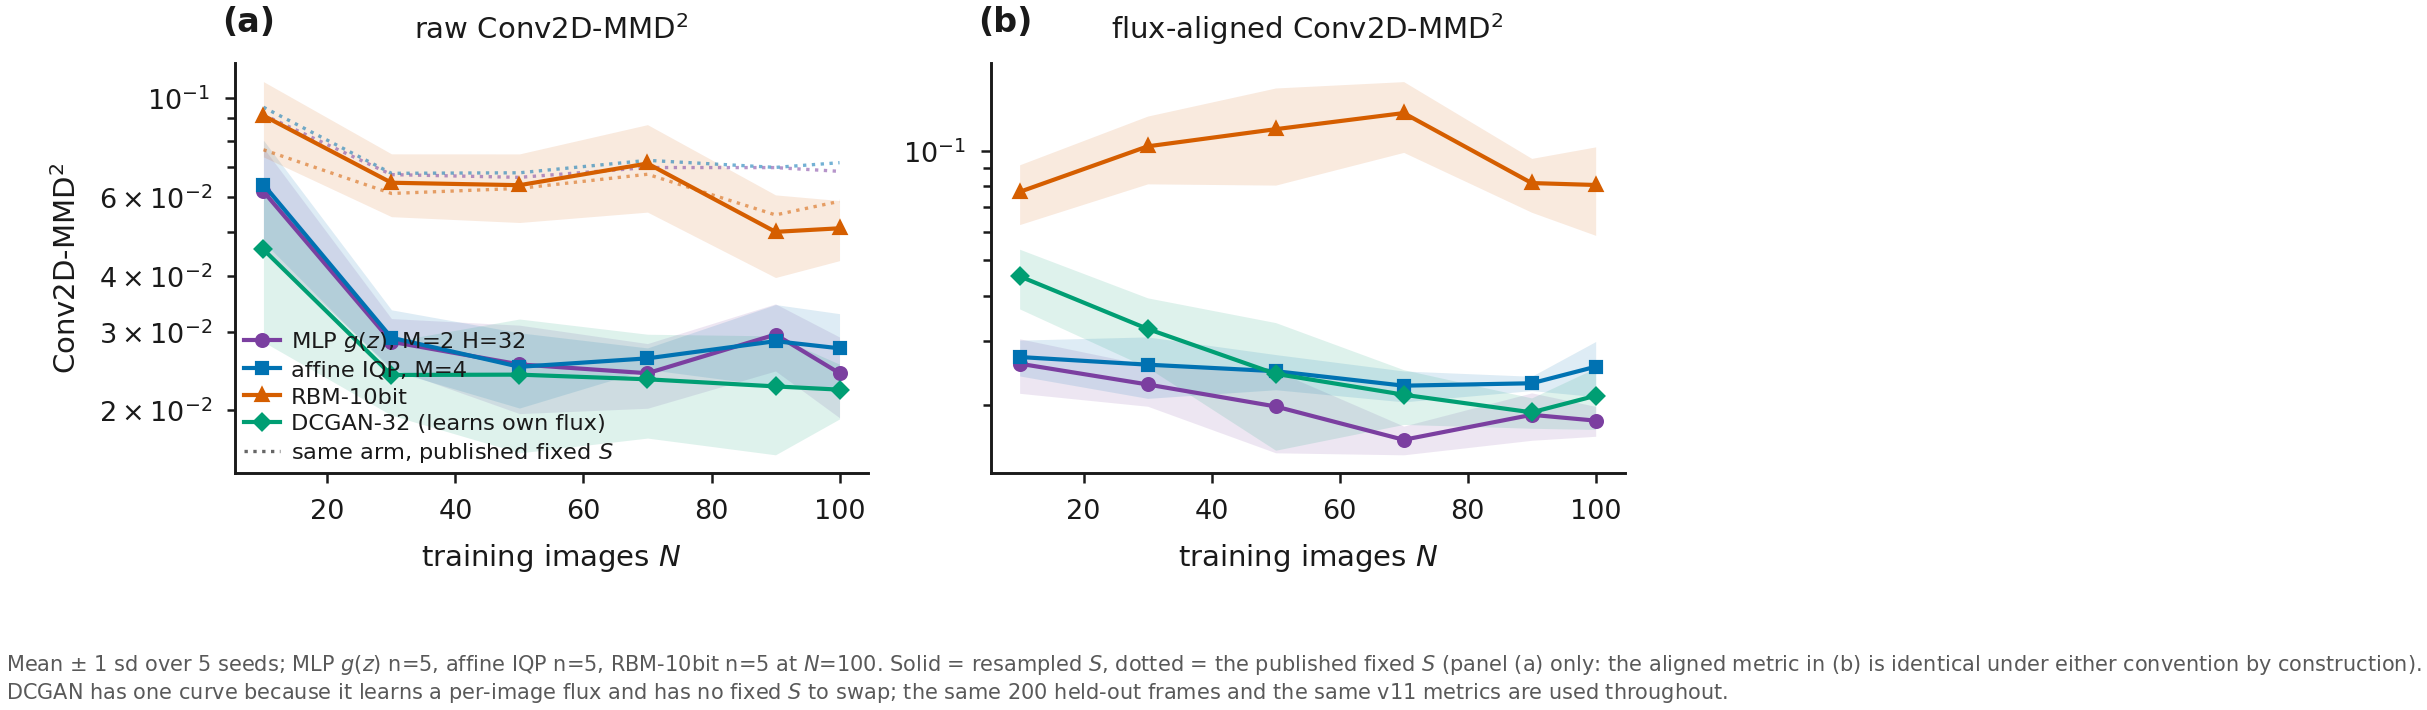

Write Python code to recreate this figure.
# -*- coding: utf-8 -*-
"""figA_scaling_v12 -- data scaling, v12: four arms, raw and flux-aligned in separate panels.

Curves: the MLP latent map (H = 32, M = 2, flat MMD), the published affine IQP arm
(M = 4, flat MMD), the RBM, and the DCGAN.  The first three are drawn under the RESAMPLED-S
convention (results_v12_fluxres.jsonl); their fixed-S curves are drawn faintly behind so the
size of the convention change is visible rather than asserted.

DCGAN is the exception and is labelled as such on the figure: it learns a per-image flux, so
it has no fixed S to swap and only one curve exists for it.

Python 3.9 compatible.
"""
from __future__ import annotations

import os
import sys

import numpy as np
import matplotlib.pyplot as plt
from matplotlib.lines import Line2D

sys.path.insert(0, os.path.dirname(os.path.abspath(__file__)))
from _mlpsuite_common import (EXP, COLOURS, read, mean_sd, save, tidy,
                              TEXTWIDTH)                                 # noqa: E402

FLUX = os.path.join(EXP, "results_v12_fluxres.jsonl")
SCALE = os.path.join(EXP, "results_seeds_scaling_v11.jsonl")
NS = (10, 30, 50, 70, 90, 100)

SERIES = [("MLP $g(z)$, M=2 H=32", "IQP-mlpH32-M2-MMDflat-resample", COLOURS["mlp"], "o"),
          ("affine IQP, M=4", "IQP-affine-M4-MMDflat-resample", COLOURS["affine"], "s"),
          ("RBM-10bit", "RBM-10bit", COLOURS["rbm"], "^")]


def curve(rows, arm, key, mode=None):
    xs, mu, sd = [], [], []
    for n in NS:
        vals = [r.get(key) for r in rows
                if r.get("arm") == arm and int(r.get("n_train", -1)) == n
                and r.get("class_name") is None
                and (mode is None or r.get("flux_mode") == mode)]
        m, s, k = mean_sd(vals)
        if k:
            xs.append(n); mu.append(m); sd.append(s)
    return np.asarray(xs), np.asarray(mu), np.asarray(sd)


def main():
    flux = read(FLUX)
    if not flux:
        raise SystemExit("figA_scaling_v12: %s missing -- run evaluate_v12_flux.py" % FLUX)
    pub = read(SCALE)

    fig, axes = plt.subplots(1, 2, figsize=(TEXTWIDTH, 2.15), sharex=True)
    counts = []
    for ax, key, title in ((axes[0], "conv_mmd2", "raw Conv2D-MMD$^2$"),
                           (axes[1], "conv_mmd2_aligned", "flux-aligned Conv2D-MMD$^2$")):
        for label, arm, col, mk in SERIES:
            xf, mf, _sf = curve(flux, arm, key, mode="fixed")
            if xf.size and key == "conv_mmd2":
                # the published convention, faint, so the size of the change is visible
                ax.plot(xf, mf, ":", lw=0.8, color=col, alpha=0.55, zorder=2)
            x, m, s = curve(flux, arm, key, mode="resample")
            if x.size == 0:
                continue
            ax.plot(x, m, "-", marker=mk, ms=2.6, lw=1.0, color=col, label=label, zorder=3)
            ax.fill_between(x, m - s, m + s, color=col, alpha=0.13, lw=0, zorder=1)
            if key == "conv_mmd2":
                counts.append("%s n=%d" % (label.split(",")[0], len(
                    [r for r in flux if r.get("arm") == arm and r.get("flux_mode") == "resample"
                     and int(r.get("n_train", -1)) == x[-1]
                     and r.get("class_name") is None])))
        xd, md, sd_ = curve(pub, "DCGAN-32", key)
        if xd.size:
            ax.plot(xd, md, "-", marker="D", ms=2.4, lw=1.0, color=COLOURS["dcgan"],
                    label="DCGAN-32 (learns own flux)", zorder=3)
            ax.fill_between(xd, md - sd_, md + sd_, color=COLOURS["dcgan"], alpha=0.13, lw=0,
                            zorder=1)
        ax.set_yscale("log")
        ax.set_xlabel("training images $N$")
        ax.set_title(title, fontsize=7)
        tidy(ax, grid=False)
    axes[0].set_ylabel("Conv2D-MMD$^2$")
    h, l = axes[0].get_legend_handles_labels()
    h.append(Line2D([], [], color="0.4", lw=0.8, ls=":"))
    l.append("same arm, published fixed $S$")
    # one legend for both panels: the series are identical and a second copy sat on top of
    # the MLP curve in (b)
    axes[0].legend(h, l, loc="lower left", frameon=False, fontsize=5.4, borderpad=0.1)
    for ax, lab in zip(axes, ("(a)", "(b)")):
        ax.text(-0.02, 1.06, lab, transform=ax.transAxes, fontsize=8, fontweight="bold",
                va="bottom", ha="left")
    fig.text(0.0, -0.13,
             "Mean $\\pm$ 1 sd over 5 seeds; " + ", ".join(counts) + " at $N$=100. "
             "Solid = resampled $S$, dotted = the published fixed $S$ (panel (a) only: the "
             "aligned metric in (b) is identical under either convention by construction).\n"
             "DCGAN has one curve because it learns a per-image flux and has no fixed $S$ to "
             "swap; the same 200 held-out frames and the same v11 metrics are used throughout.",
             fontsize=5.0, color="0.35")
    fig.tight_layout()
    save(fig, "figA_scaling_v12")
    return 0


if __name__ == "__main__":
    raise SystemExit(main())
